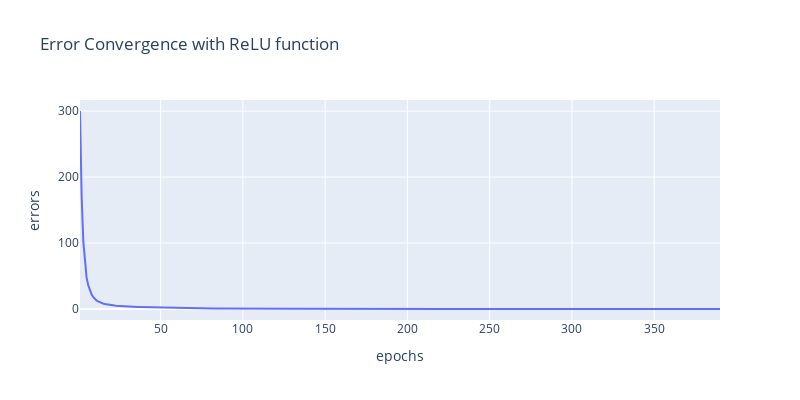

Source (notebook cell):
### Code cell
# plot the error values for ReLU function
plot_graph(errors, 'Error Convergence with ReLU function')

### Figure 1 — Plotly figure (JSON) as saved in the notebook; plotly's stock layout.template omitted (floating-point values rounded to 4 significant figures; data arrays with more than 128 entries replaced by an {"elided": "..."} marker saying what was removed)
{"data": [{"hovertemplate": "epochs=%{x}<br>errors=%{y}<extra></extra>", "legendgroup": "", "line": {"color": "#636efa", "dash": "solid"}, "marker": {"symbol": "circle"}, "mode": "lines", "name": "", "orientation": "v", "showlegend": false, "type": "scatter", "x": {"elided": "390 int values"}, "xaxis": "x", "y": {"elided": "390 float values"}, "yaxis": "y"}], "layout": {"height": 400, "legend": {"tracegroupgap": 0}, "title": {"text": "Error Convergence with ReLU function"}, "width": 800, "xaxis": {"anchor": "y", "domain": [0, 1], "title": {"text": "epochs"}}, "yaxis": {"anchor": "x", "domain": [0, 1], "title": {"text": "errors"}}}}
